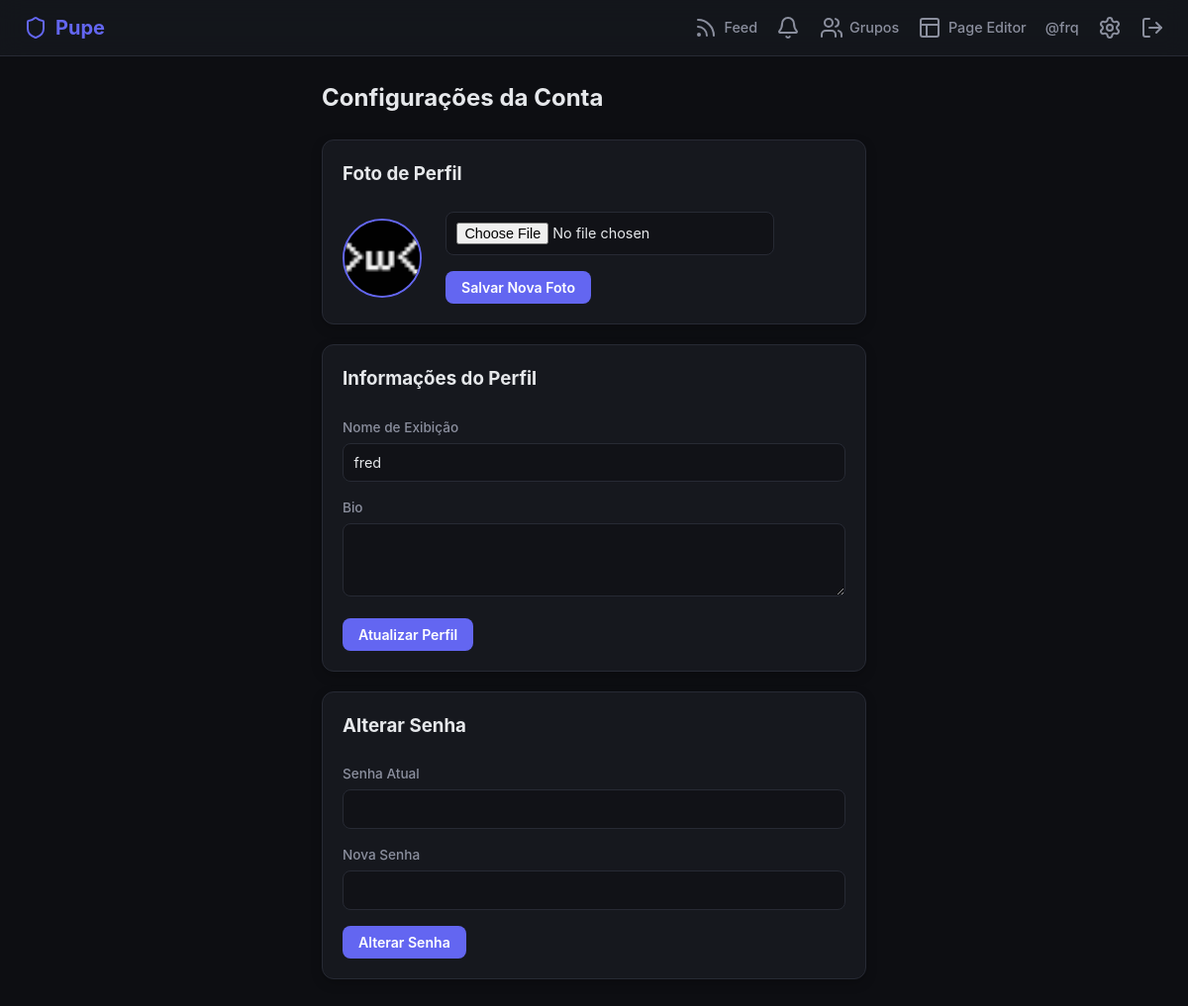
Screenshot of /configuracoes (signed in) with the database file from the repository.
### tables this page shows
CREATE TABLE users (
                id INTEGER PRIMARY KEY AUTOINCREMENT,
                username TEXT UNIQUE NOT NULL,
                display_name TEXT,
                email TEXT UNIQUE NOT NULL,
                password_hash TEXT NOT NULL,
                bio TEXT DEFAULT '',
                avatar_url TEXT DEFAULT '/static/default-avatar.png',
                reset_token TEXT DEFAULT NULL,
                reset_token_expires TEXT DEFAULT NULL,
                is_verified INTEGER DEFAULT 1,
                created_at TIMESTAMP DEFAULT CURRENT_TIMESTAMP
            );

### main.py (the view, shortened to what this page needs)
@app.route('/configuracoes', methods=['GET', 'POST'])
@login_required
def configuracoes():
    db = get_db()
    user_id = session['user_id']
    user = db.execute("SELECT * FROM users WHERE id = ?", (user_id,)).fetchone()
    return render_template('configuracoes.html', user=user)

### main.py (called while the page is built)
def get_db():
    if 'db' not in g:
        g.db = sqlite3.connect(DATABASE)
        g.db.row_factory = sqlite3.Row
    return g.db

def login_required(f):
    @wraps(f)
    def decorated_function(*args, **kwargs):
        if 'user_id' not in session:
            flash('Faça login para continuar.', 'error')
            return redirect(url_for('login'))
        return f(*args, **kwargs)
    return decorated_function

@app.context_processor
def inject_user_context():
    if 'user_id' in session:
        db = get_db()
        user = db.execute("SELECT * FROM users WHERE id = ?", (session['user_id'],)).fetchone()
        unread_count = db.execute(
            "SELECT COUNT(*) as count FROM notifications WHERE user_id = ? AND is_read = 0",
            (session['user_id'],)
        ).fetchone()['count']
        return dict(current_user=user, unread_notifications=unread_count)
    return dict(current_user=None, unread_notifications=0)

### templates/configuracoes.html (shortened to what this page needs)
{% extends "base.html" %}
{% block content %}
<div style="max-width: 550px; margin: 0 auto;">
    <h2>Configurações da Conta</h2>
    <br>
    <div class="card">
        <h3>Foto de Perfil</h3>
        <br>
        <div style="display: flex; align-items: center; gap: 1.5rem;">
            <img src="{{ user.avatar_url or '/static/default-avatar.png' }}" class="avatar-lg" alt="Avatar">
            <form method="POST" enctype="multipart/form-data">
                <div class="form-group">
                    <input type="file" name="avatar" accept="image/*" required>
                </div>
                <button type="submit" class="btn-primary btn-sm">Salvar Nova Foto</button>
            </form>
        </div>
    </div>
    <div class="card">
        <h3>Informações do Perfil</h3>
        <br>
        <form method="POST">
            <div class="form-group">
                <label>Nome de Exibição</label>
                <input type="text" name="display_name" value="{{ user.display_name or user.username }}">
            </div>
            <div class="form-group">
                <label>Bio</label>
                <textarea name="bio" rows="3">{{ user.bio or '' }}</textarea>
            </div>
            <button type="submit" class="btn-primary">Atualizar Perfil</button>
        </form>
    </div>
    <div class="card">
        <h3>Alterar Senha</h3>
        <br>
        <form method="POST">
            <div class="form-group">
                <label>Senha Atual</label>
                <input type="password" name="current_password" required>
            </div>
            <div class="form-group">
                <label>Nova Senha</label>
                <input type="password" name="new_password" required minlength="6">
            </div>
            <button type="submit" class="btn-primary">Alterar Senha</button>
        </form>
    </div>
</div>
{% endblock %}

### templates/base.html (shortened to what this page needs)
<!DOCTYPE html>
<html lang="pt">
<head>
</head>
<body>
    <nav class="navbar">
        <a href="{{ url_for('index') }}" class="brand"><i data-lucide="shield"></i> Pupe</a>
        <div class="nav-links">
            {% if current_user %}
                <a href="{{ url_for('index') }}"><i data-lucide="rss"></i> Feed</a>
                <a href="{{ url_for('notificacoes') }}">
                    <i data-lucide="bell"></i>
                </a>
                <a href="{{ url_for('lista_grupos') }}"><i data-lucide="users"></i> Grupos</a>
                <a href="{{ url_for('pupe_page_editor') }}"><i data-lucide="layout"></i> Page Editor</a>
                <a href="{{ url_for('perfil_usuario', username=current_user.username) }}">@{{ current_user.username }}</a>
                <a href="{{ url_for('configuracoes') }}"><i data-lucide="settings"></i></a>
                <a href="{{ url_for('logout') }}"><i data-lucide="log-out"></i></a>
            {% else %}
                <a href="{{ url_for('login') }}">Entrar</a>
                <a href="{{ url_for('cadastro') }}" class="btn-primary">Criar Conta</a>
            {% endif %}
        </div>
    </nav>
    <main class="container">
        {% block content %}{% endblock %}
    </main>
</body>
</html>

### templates/base.html (style rules this page uses)
:root { --bg: #0d0e12; --card-bg: #16181e; --card-hover: #1c1f28; --border: #272a34; --text: #e6e8eb; --text-muted: #8b8f9e; --primary: #6366f1; --primary-hover: #4f46e5; --danger: #ef4444; --accent: #10b981; }
* { box-sizing: border-box; margin: 0; padding: 0; font-family: -apple-system, BlinkMacSystemFont, "Segoe UI", Roboto, sans-serif; }
body { background-color: var(--bg); color: var(--text); line-height: 1.5; padding-bottom: 2rem; }
.navbar { background: rgba(22, 24, 30, 0.85); backdrop-filter: blur(12px); border-bottom: 1px solid var(--border); padding: 0.8rem 1.5rem; display: flex; justify-content: space-between; align-items: center; position: sticky; top: 0; z-index: 100; }
.brand { font-size: 1.25rem; font-weight: 700; color: var(--primary); text-decoration: none; display: flex; align-items: center; gap: 0.5rem; }
.nav-links { display: flex; gap: 1.2rem; align-items: center; }
.nav-links a { color: var(--text-muted); text-decoration: none; font-size: 0.9rem; font-weight: 500; display: flex; align-items: center; gap: 0.4rem; transition: 0.2s color; }
.container { max-width: 680px; margin: 1.5rem auto; padding: 0 1rem; }
.card { background: var(--card-bg); border: 1px solid var(--border); border-radius: 12px; padding: 1.25rem; margin-bottom: 1.25rem; box-shadow: 0 4px 12px rgba(0, 0, 0, 0.2); }
.btn-primary { background: var(--primary); color: white; border: none; padding: 0.5rem 1rem; border-radius: 8px; cursor: pointer; font-weight: 600; text-decoration: none; display: inline-flex; align-items: center; gap: 0.4rem; font-size: 0.88rem; transition: 0.2s background; }
.avatar-lg { width: 80px; height: 80px; border-radius: 50%; object-fit: cover; border: 2px solid var(--primary); }
.form-group { margin-bottom: 1rem; }
.form-group label { display: block; margin-bottom: 0.35rem; font-weight: 500; font-size: 0.85rem; color: var(--text-muted); }
.form-group input, .form-group textarea, .form-group select { width: 100%; padding: 0.65rem; background: #111217; border: 1px solid var(--border); border-radius: 8px; font-size: 0.9rem; color: var(--text); outline: none; }

### rows the page displays
users: username "frq", avatar_url (picture), display_name "fred"
